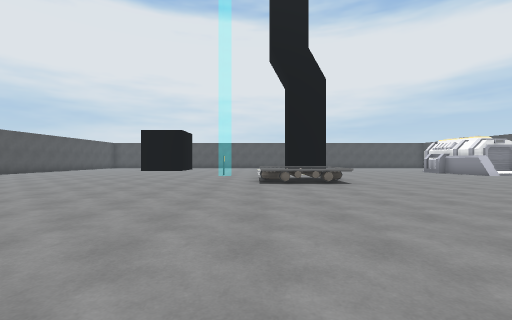
View 1 (above)

20 first-person views from a walk through a scene from a Unity 3-D project. The camera is 1.3 m above the floor, looks level and sees 90° across. The floor is counted in squares, 2 m on a side. Each view is taken from the middle of a square. On the plan, view 1 faces up. The plan holds only what a view shows up to about 9 squares ahead; the rest is blank. The player character is not drawn. Door leaves are left out, so doorways stand open.

View 2
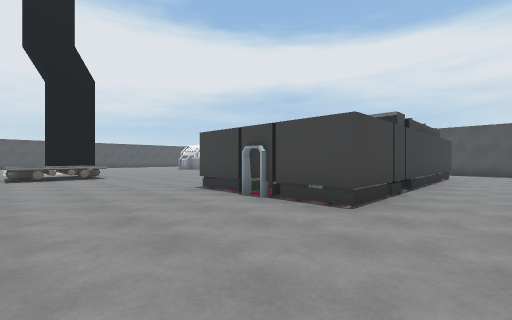

View 3
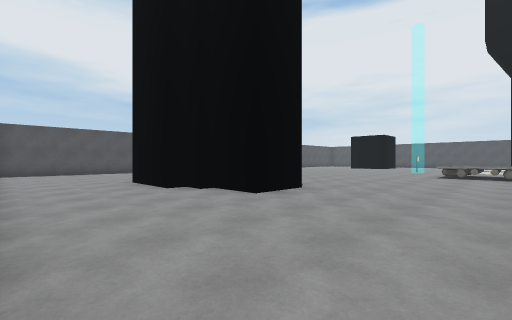

View 4
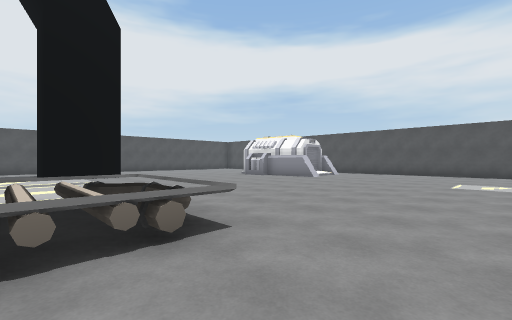

View 5
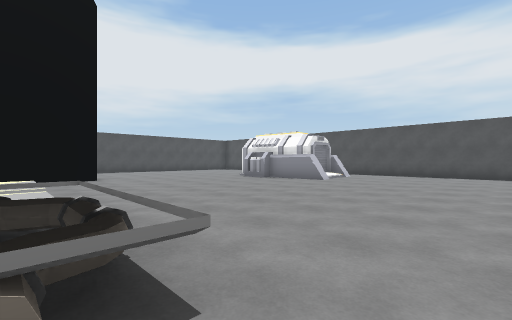

View 6
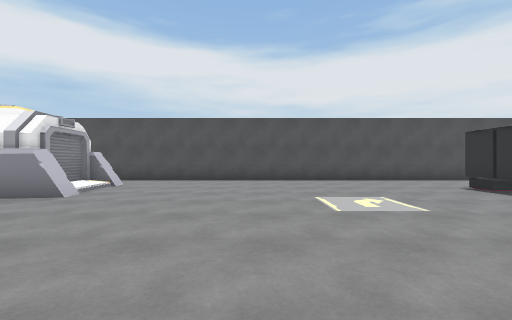

View 7
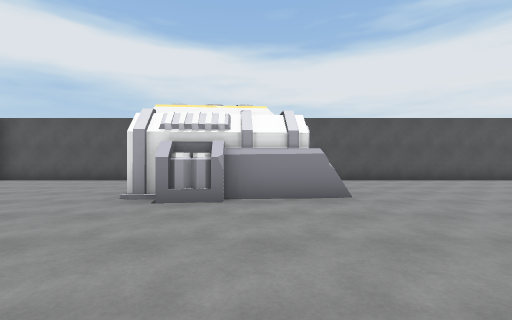

View 8
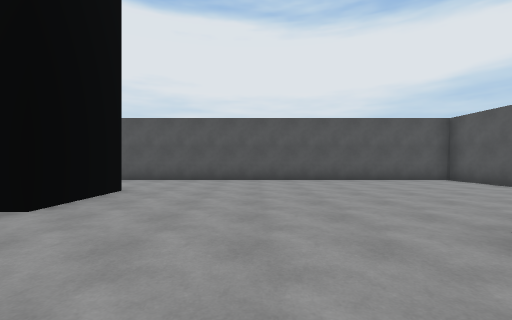

View 9
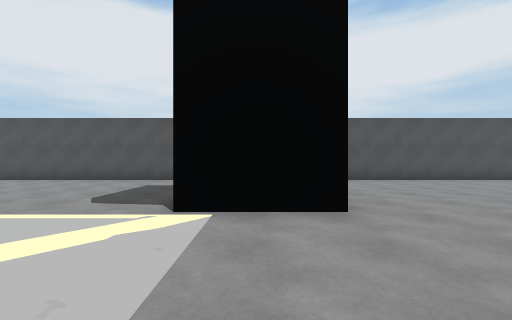

View 10
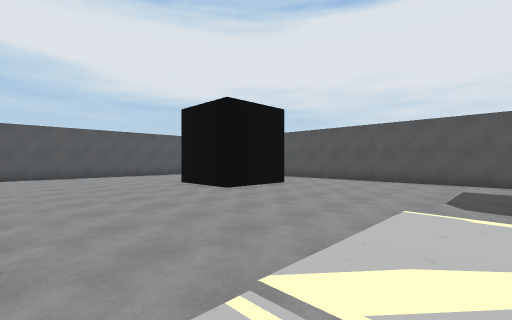

View 11
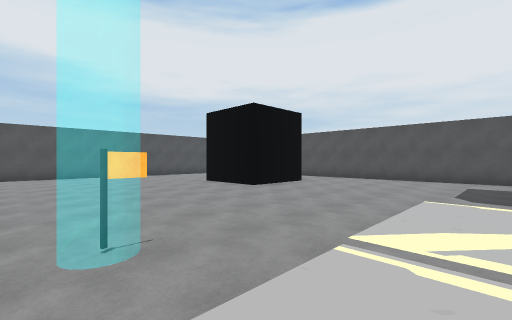

View 12
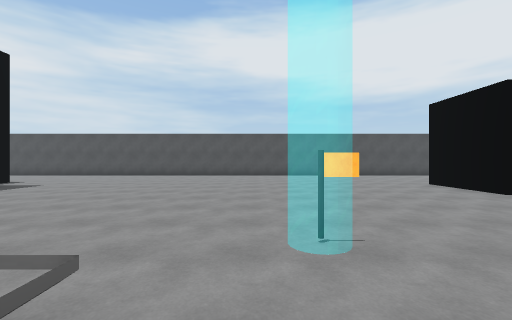

View 13
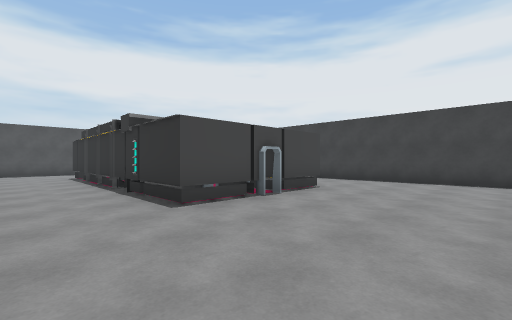

View 14
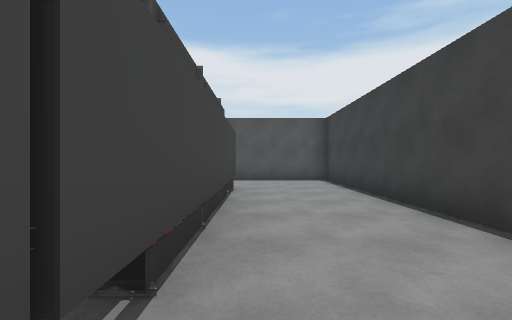

View 15
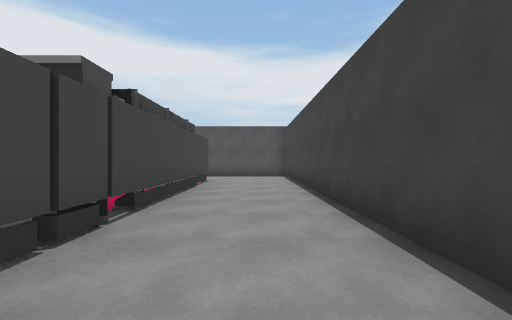

View 16
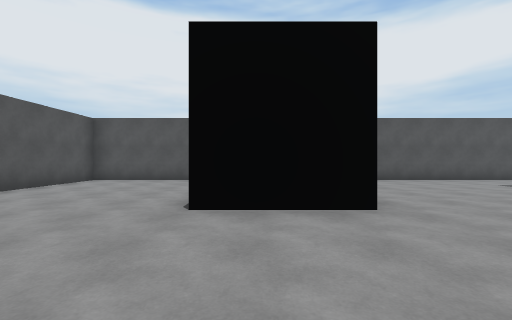

View 17
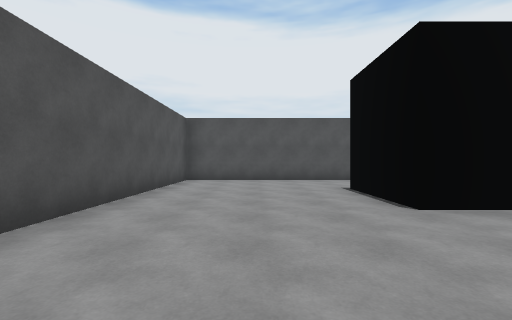

View 18
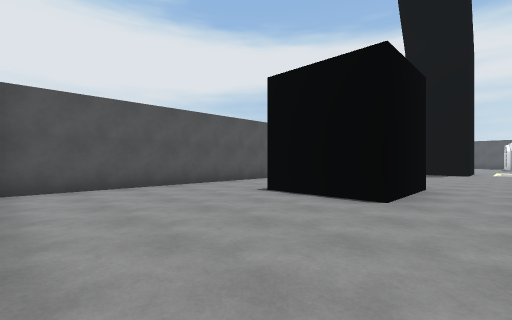

View 19
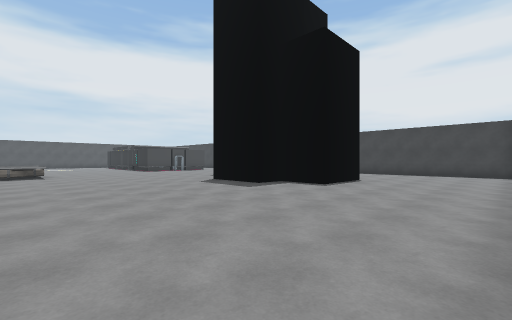

View 20
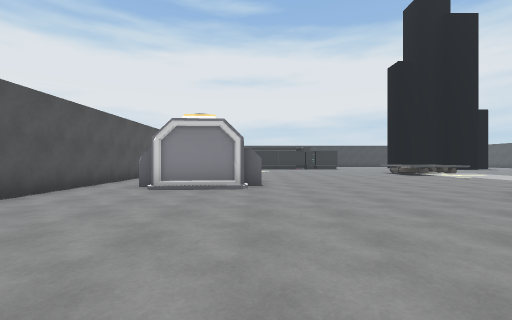

### Floor plan
Key: @ floor where view 1 was taken; # wall or solid block; . main floor; : floor 0.25 m higher than the main floor; / step, stairs or slope; D open door; = window, fence, low wall or low ledge; ^ raised ledge.
Columns run from 12 left of view 1 to 14 right of it. Each row starts with its distance up from view 1.
 21 ###########################
 20 #.........................#
 19 #............. ...........#
 18 #.............  ..........#
 17 #.....##......###.........#
 16 #.....##......###.........#
 15 #.........................#
 14 #.........../::.......##..#
 13   ........../::......####.#
 12  ...........///.......###.#
 11 #..........=/::.......#:#.#
 10 #.........../::...........#
  9     ........===...........#
  8  ...........=^=...........#
  7  ...........=^^...........#
  6  .........................#
  5  .........................#
  4  .........................#
  3  .........................#
  2  .....### ......########..#
  1  ....##   #.....D#     #..#
  0  ....#  ## .@..DD#     # .#
 -1  ......##.......########..#
 -2  .........................#
 -3  .........................#
 -4  .........................#
 -5  #          ###############

Positions as (right, up) in squares from view 1, and headings:
1: (0, 0), facing up
2: (0, -3), facing up-right
3: (2, -4), facing up-left
4: (1, 5), facing up-right
5: (2, 6), facing up-right
6: (5, 7), facing right
7: (5, 12), facing right
8: (7, 12), facing up
9: (3, 12), facing up
10: (1, 11), facing up-left
11: (1, 10), facing up-left
12: (1, 10), facing left
13: (0, 4), facing down-right
14: (5, -2), facing right
15: (3, -3), facing right
16: (-6, 12), facing up
17: (-9, 12), facing up
18: (-11, 14), facing up-right
19: (-11, 8), facing down-right
20: (9, 20), facing down
